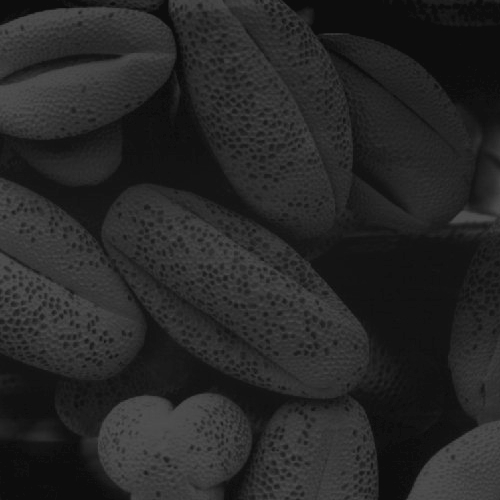
%> input picture hist1.jpg, 500 x 500 px
$ octave Question8.m   (GNU Octave 9; MATLAB toolbox functions it lacks are replaced by stand-ins)
%> lines starting %> are read from the running program, lines starting %| are printed output that depends on the picture
clc;close all;clear all;
img1=imread('hist1.jpg');
%> img1 is the input picture: size 500x500 uint8; min 12, max 83, mean 38.7
img2=imread('hist2.jpg');
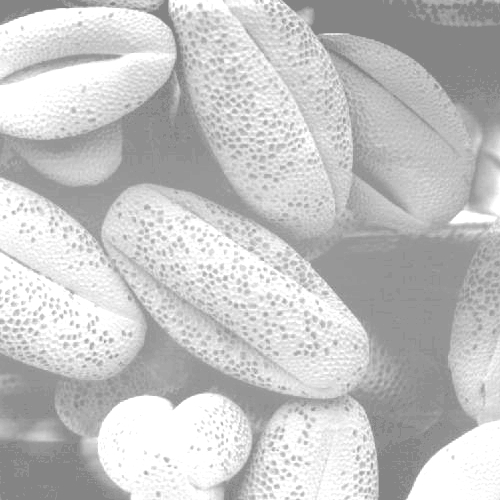
%> input picture hist2.jpg, 500 x 500 px
%> img2 is the input picture: size 500x500 uint8; min 131, max 255, mean 196.4
img3=imread('hist3.jpg');
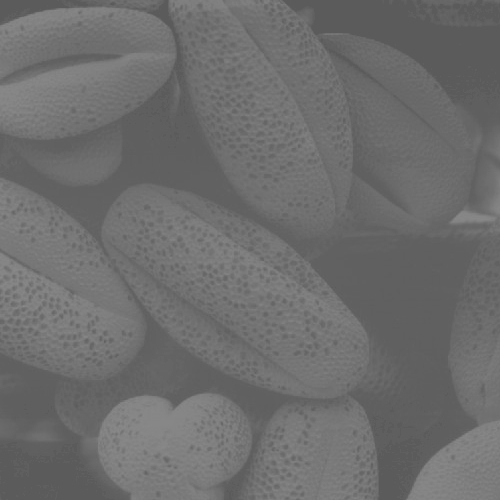
%> input picture hist3.jpg, 500 x 500 px
%> img3 is the input picture: size 500x500 uint8; min 90, max 138, mean 109.1
img4=imread('hist4.jpg');
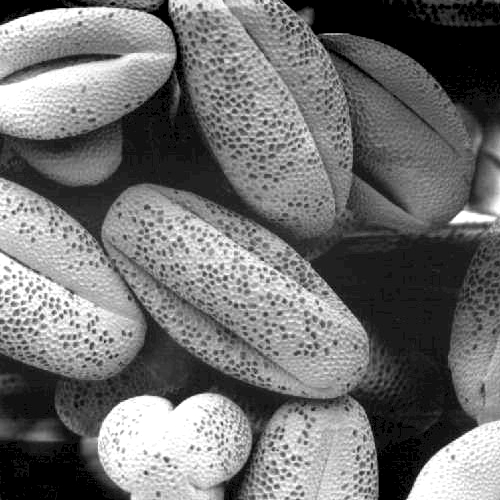
%> input picture hist4.jpg, 500 x 500 px
%> img4 is the input picture: size 500x500 uint8; min 0, max 255, mean 113.2
subplot(4,3,1);imshow(img1);title('Dark image');
subplot(4,3,4);imshow(img2);title('Bright image');
subplot(4,3,7);imshow(img3);title('Low contrast image');
subplot(4,3,10);imshow(img4);title('High contrast image');
for a=2:3:11
   if(a==2)
       img=img1;
   elseif(a==5)
       img=img2;
   elseif(a==8)
       img=img3;
   else
       img=img4;
   end
   subplot(4,3,a);imhist(img);
   if(a==2),title('Histogram');end
   J=histeq(img);
   subplot(4,3,a+1);imshow(J);
   if(a==2),title('Histogram equalisation');end
end
%> this loop made 4 passes
%> pass 1, `J=histeq(img);`:
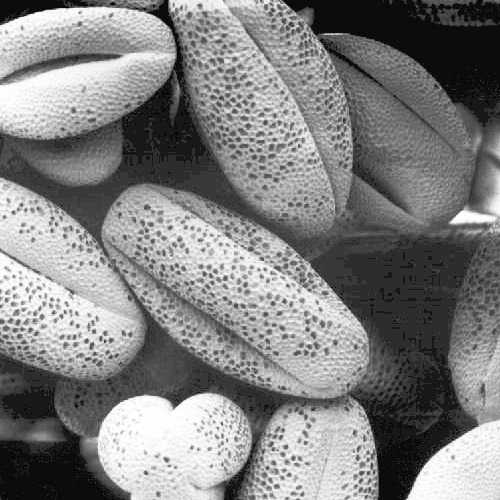
%> J: size 500x500 uint8; min 0, max 255, mean 128.7
%> after the loop:
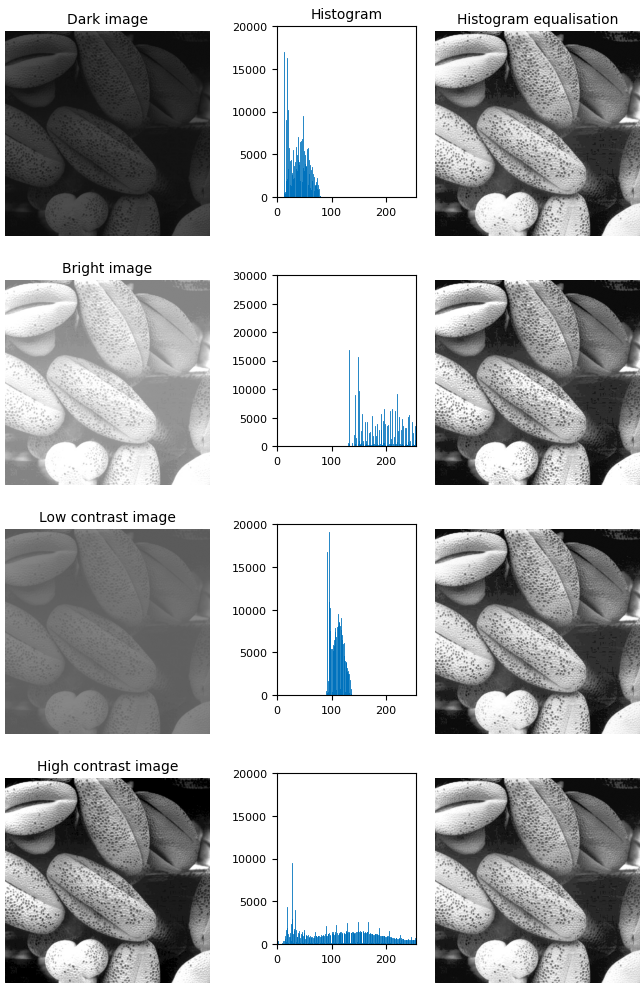
%> figure redrawn from the program's plot data, 12 panels
